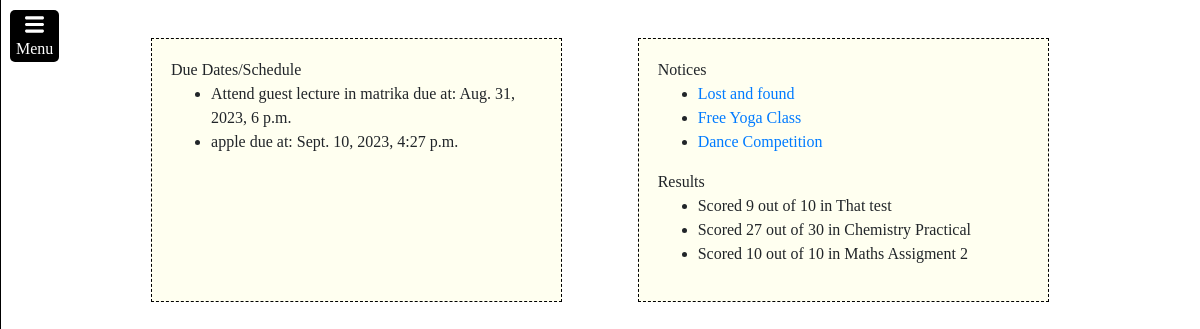
Page /student/ (signed in) on the committed database.
### student/models.py (models this page shows, shortened)
class Schedule(models.Model):
    user = models.ForeignKey(User, on_delete=models.CASCADE)
    activity = models.CharField(max_length=150)
    due_date = models.DateTimeField()

class Notice(models.Model):
    issued_for = models.ForeignKey(Classroom, on_delete=models.CASCADE)
    issued_by = models.ForeignKey(User, on_delete=models.CASCADE)
    title = models.CharField(max_length=150)
    content = models.TextField(max_length=2000)
    issue_date = models.DateField(default=datetime.now())

class Result(models.Model):
    student = models.ForeignKey(User, on_delete=models.CASCADE)
    topic = models.CharField(max_length=150)
    marks = models.IntegerField()
    max_marks = models.IntegerField()
    date = models.DateField()
    is_active = models.BooleanField(default=True)

### student/views.py (the view)
# urls.py: path("", views.index, name="index"),
@login_required
def index(request):
    if request.user.is_employee:
        if len(Member.objects.filter(member=request.user)) == 0:
            return HttpResponseRedirect(reverse("student:join_class"))
        class_id = Member.objects.filter(member=request.user)[0].classroom_id
        return HttpResponseRedirect(reverse("student:staff_page", args=[class_id]))
    try:
        user_classroom = Member.objects.get(member=request.user).classroom
    except:
        return HttpResponseRedirect(reverse("student:join_class"))
    schedule = list(Schedule.objects.filter(user=request.user, due_date__gt=timezone.now()).order_by("due_date").values())
    schedule = schedule[:5]
    notices = list(Notice.objects.filter(issued_for=user_classroom).order_by("-id").values())
    notices = notices[:3]
    results = list(Result.objects.filter(student=request.user).order_by("-id").values())
    results = results[:3]
    return render(request, "student/index.html", {
        "schedule":schedule,
        "notices":notices,
        "results":results,
    })

### student/templates/student/index.html (shortened to what this page needs)
{% extends 'student/layout.html' %}
{% load static %}
{% block head %}
    <link rel="stylesheet" href="{% static 'student/index.css' %}">
{% endblock %}
{% block body %}
    <div class="homeBody">
        <div>
            Due Dates/Schedule
            <ul>
                {% for item in schedule %}
                <li>{{item.activity}} due at: {{item.due_date}}</li>
                {% endfor %}
            </ul>
        </div>
        <div>
            <div>
                Notices
                <ul>
                    {% for item in notices %}
                    <li> <a href="{% url 'student:notice_page' notice_id=item.id %}" target="_blank">{{item.title}}</a> </li>
                    {% endfor %}
                </ul>
            </div>
            {% if not request.user.is_employee %}
            <div>
                Results
                <ul>
                    {% for item in results %}
                    <li>Scored {{item.marks}} out of {{item.max_marks}} in {{item.topic}}</li>
                    {% endfor %}
                </ul>
            </div>
            {% endif %}
        </div>
    </div>
{% endblock %}

### home/static/home/styles.css (style rules this page uses)
body { font-family: 'Times New Roman', Times, serif !important; height: 100%; margin:0; padding:0; width:100%; }

### student/static/student/index.css (style rules this page uses)
.homeBody { display: grid; grid-template-columns: 50% 50%; margin-left: 3cm; margin-right: 3cm; }
.homeBody > div { border:1px dashed black; background-color:ivory; margin:1cm; padding:.5cm; }

### rows in the picture
Schedule: activity "Attend guest lecture in matrika", due_date "Aug. 31, 2023, 6 p.m."
Schedule: activity "apple", due_date "Sept. 10, 2023, 4:27 p.m."
Notice: title "Lost and found"
Notice: title "Free Yoga Class"
Notice: title "Dance Competition"
Result: marks "9", max_marks "10", topic "That test"
Result: marks "27", max_marks "30", topic "Chemistry Practical"
Result: marks "10", max_marks "10", topic "Maths Assigment 2"
